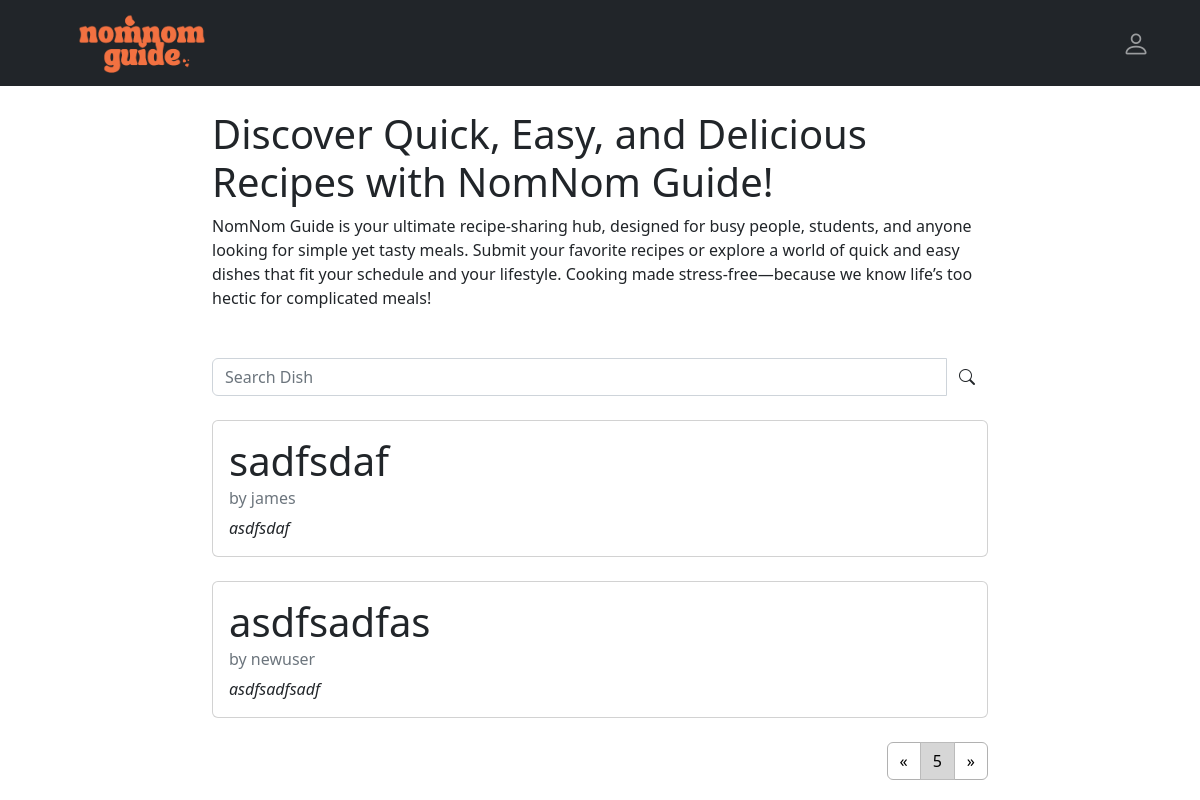
/?page=5, run on an earlier commit of the app's database.
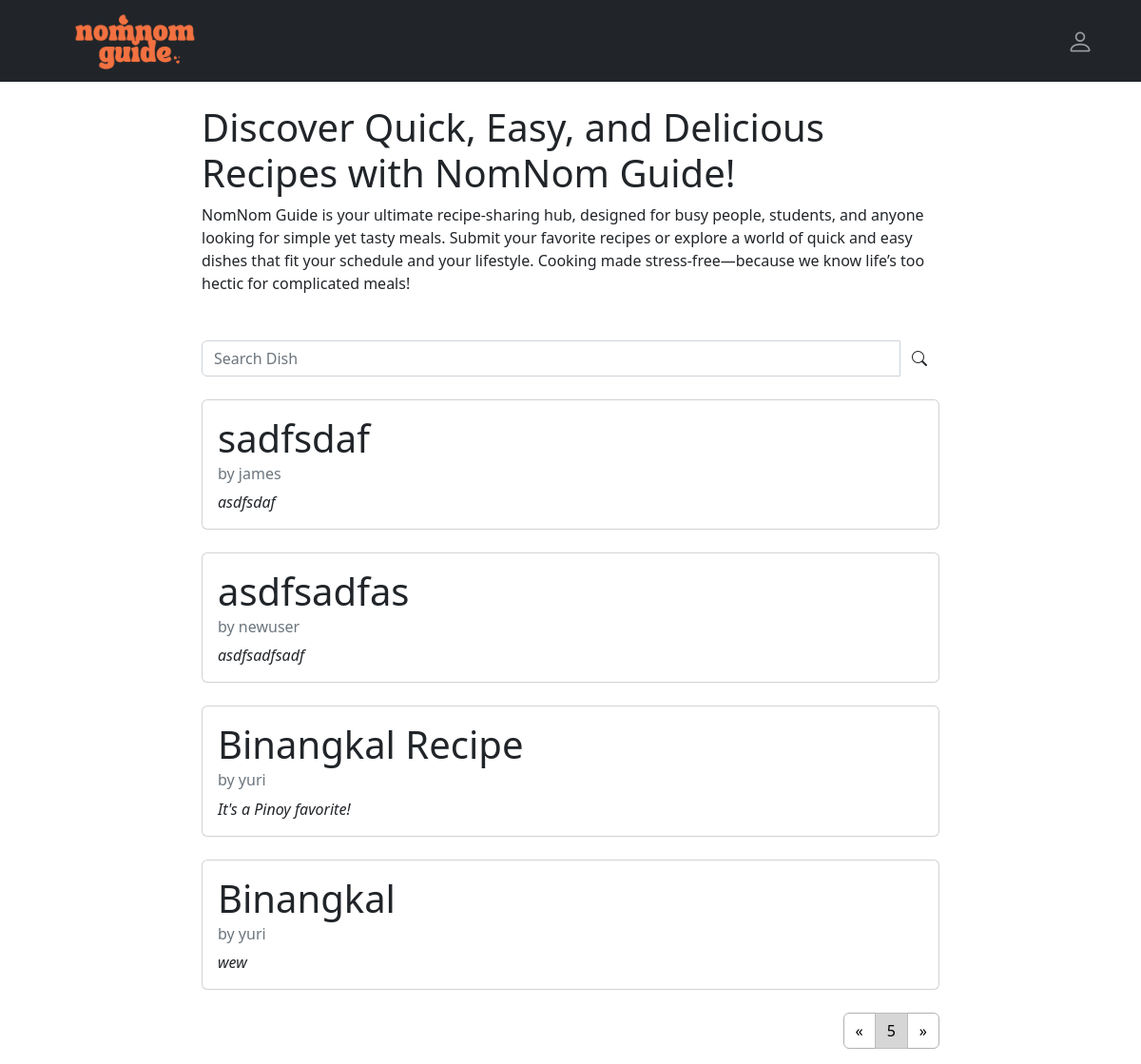
And on a later commit of the database.
### recipes/models.py (models this page shows, shortened)
class Recipe(models.Model):
  title = models.CharField(max_length=100)
  description = models.TextField()
  ingredients = models.TextField()
  instructions = models.TextField()
  author = models.ForeignKey(User, on_delete=models.CASCADE)
  created_at = models.DateTimeField(auto_now_add=True)
  updated_at = models.DateTimeField(auto_now=True)

### recipes/views.py (the view)
# urls.py: path('', views.RecipeListView.as_view(), name="recipes-home"),
class RecipeListView(ListView):
    model = models.Recipe
    template_name = 'recipes/home.html'
    context_object_name = 'recipes'
    paginate_by = 5  # Show 5 recipes per page
    def get_context_data(self, **kwargs):
        context = super().get_context_data(**kwargs)
        paginator = context['paginator']
        page_obj = paginator.get_page(self.request.GET.get('page'))
        context['page_obj'] = page_obj
        return context

### recipes/templates/recipes/home.html (shortened to what this page needs)
{% extends "recipes/base.html" %}
{% block content %}
<h1>Discover Quick, Easy, and Delicious Recipes with NomNom Guide!</h1>
<p>NomNom Guide is your ultimate recipe-sharing hub, designed for busy people, students, and anyone looking for simple yet tasty meals. Submit your favorite recipes or explore a world of quick and easy dishes that fit your schedule and your lifestyle. Cooking made stress-free—because we know life’s too hectic for complicated meals!</p>
<div class="input-group mb-4 mt-5">
    <input type="text" class="form-control custom-focus" placeholder="Search Dish" aria-label="Search" aria-describedby="search-addon">
    <button class="btn" type="button" id="search-addon">
      <i class="bi bi-search"></i>
    </button>
  </div>
<div class="card-deck">
    {% if page_obj %}
        {% for recipe in page_obj %}
        <div class="card my-4">
            <a class="card-body text-decoration-none text-reset" href="{% url 'recipes-detail' recipe.pk %}">
                <h5 class="card-title fs-1 fs-sm-3 fs-md-4" style="font-size: 50px;">{{ recipe.title }}</h5>
                <h6 class="card-subtitle mb-2 text-muted">by {{ recipe.author }}</h6>
                <p class="card-text fst-italic">{{ recipe.description }}</p>
            </a>
        </div>
        {% endfor %}
    {% else %}
        <p>No recipes found.</p>
    {% endif %}
</div>
<nav aria-label="Page navigation">
    <ul class="pagination justify-content-end">
        {% if page_obj.has_previous %}
            <li class="page-item"><a class="page-link" href="?page={{ page_obj.previous_page_number }}">&laquo; </a></li>
        {% else %}
            <li class="page-item disabled"><span class="page-link">&laquo;</span></li>
        {% endif %}
        {% for num in page_obj.paginator.page_range %}
            {% if num == page_obj.number %}
                <li class="page-item active"><span class="page-link">{{ num }} </span></li>
            {% elif num > page_obj.number%}
                <li class="page-item"><a class="page-link" href="?page={{ num }}">{{ num }}</a></li>
            {% endif %}
        {% endfor %}
        {% if page_obj.has_next %}
            <li class="page-item"><a class="page-link" href="?page={{ page_obj.next_page_number }}"> &raquo;</a></li>
        {% else %}
            <li class="page-item disabled"><span class="page-link">&raquo;</span></li>
        {% endif %}
    </ul>
</nav>
{% endblock content %}

### recipes/templates/recipes/base.html (shortened to what this page needs)
<!DOCTYPE html>
{% load static %}
<html lang="en">
  <head>
    <link
      href="https://cdn.jsdelivr.net/npm/bootstrap@5.2.0-beta1/dist/css/bootstrap.min.css"
      rel="stylesheet"
    />
    <link
      href="https://cdn.jsdelivr.net/npm/bootstrap-icons/font/bootstrap-icons.css"
      rel="stylesheet"
    />
  </head>
  <body>
    <nav class="navbar navbar-expand-lg navbar-dark bg-dark">
      <div class="container">
        <a class="navbar-brand" href="{% url 'recipes-home' %}">
          <img src="{% static 'images/nomnom.png' %}" style="width: 200px; height: auto;">
        </a>
        <div class="collapse navbar-collapse" id="navbarNav">
          <ul class="navbar-nav ms-auto">
            {% if not user.is_authenticated %}
            <li class="nav-item">
                <a class="nav-link bi bi-person fs-3" href="{% url 'user-profile' %}">
                </a>
              </li>
            {% endif %}
          </ul>
        </div>
      </div>
    </nav>
    <div class="container mt-4 col-8">
       {% block content %} {% endblock %}
    </div>
  </body>
</html>

### recipes/templates/recipes/home.html (style rules this page uses)
.pagination .page-item .page-link { color:rgb(0, 0, 0); border-color:rgb(177, 177, 177); }
.pagination .page-item.active .page-link { background-color:rgb(214, 214, 214); border-color:rgb(187, 187, 187); }

What changed in the data, as far as the page shows it:
added Recipe: title "Binangkal Recipe", author "yuri", description "It's a Pinoy favorite!"
added Recipe: title "Binangkal", author "yuri", description "wew"
